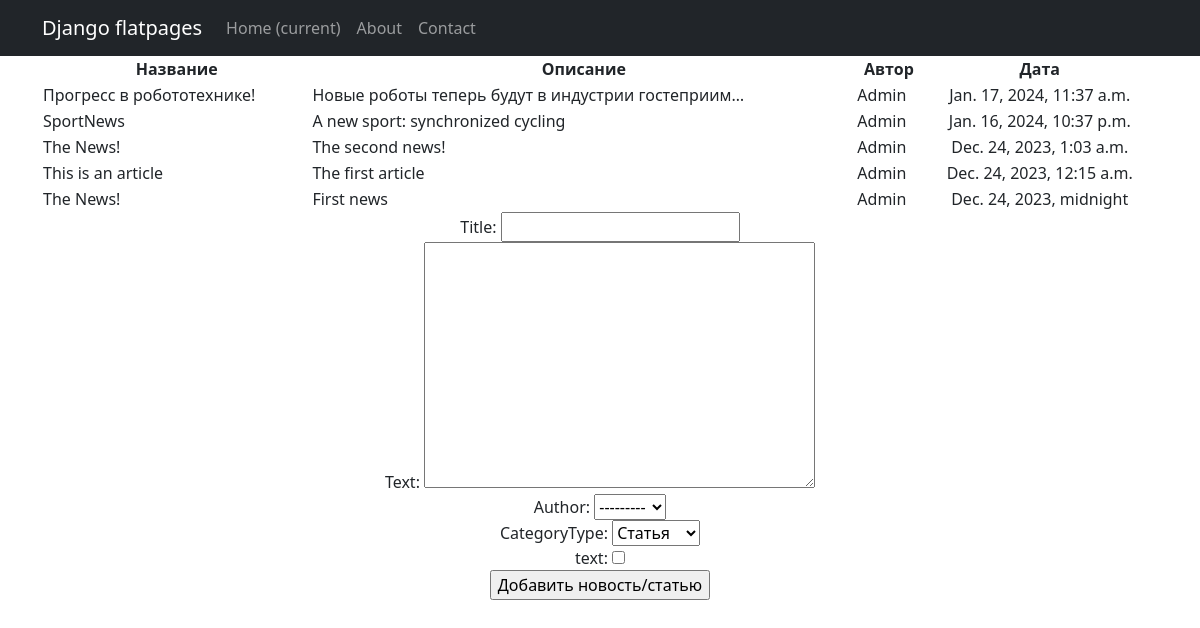
Page /news/add on the committed database.
### simpleapp/models.py (models this page shows, shortened)
class Post(models.Model):
    author = models.ForeignKey(Author, on_delete=models.CASCADE)
    NEWS = 'NW'
    ARTICLE = 'AR'
    CATEGORY_CHOICES = (
        (NEWS, 'Новость'),
        (ARTICLE, 'Статья'),
    )
    categoryType = models.CharField(max_length=2, choices=CATEGORY_CHOICES, default=ARTICLE)
    dateCreation = models.DateTimeField(auto_now_add=True)
    postCategory = models.ManyToManyField(Category, through='PostCategory')
    title = models.CharField(max_length=128)
    text = models.TextField()
    rating = models.SmallIntegerField(default=0)

class Author(models.Model):
    authorUser = models.OneToOneField(User, on_delete=models.CASCADE)
    ratingAuthor = models.SmallIntegerField(default=0)
    def __str__(self):
        return f'{self.authorUser.username}'

### simpleapp/views.py (the view, shortened to what this page needs)
# urls.py: path('add', PostAdd.as_view(), name='post_create'),
class PostAdd(CreateView):  # PermissionRequiredMixin
    model = Post
    template_name = 'add.html'
    context_object_name = 'add'
    queryset = Post.objects.order_by('-dateCreation')
    paginate_by = 10
    form_class = PostForm  # добавляем форм класс, чтобы получать доступ к форме через метод POST
    permission_required = ('news.add_post',)
    def get_context_data(self, **kwargs):
        context = super().get_context_data(**kwargs)
        context['time_now'] = datetime.utcnow()
        context['value1'] = None
        context['filter'] = PostFilter(self.request.GET, queryset=self.get_queryset())
        context['categories'] = Category.objects.all()
        context['authors'] = Author.objects.all()
        context['form'] = PostForm()
        return context

### simpleapp/forms.py
class PostForm(ModelForm):
    check_box = BooleanField(label='text')  # или же true-false поле
    class Meta:
        model = Post
        fields = ['title', 'text', 'author', 'categoryType', 'check_box']

### simpleapp/templatetags/custom_filters.py (called while the page is built)
@register.filter(name='Censor')
def Censor(value):
    Banned_List = ['idiot', 'stupid', 'donkey', 'Stupid', 'редиска', 'Редиска']
    sentence = value.split()
    for i in Banned_List:
        for words in sentence:
            if i in words:
                news = sentence.index(words)
                sentence.remove(words)
                sentence.insert(news, '*' * len(i))
    return " ".join(sentence)

### templates/add.html (shortened to what this page needs)
{% extends 'flatpages/default.html' %}
{% load custom_filters %}
{% block content %}
<table class="col-lg-12 text-center">
    <tr>
        <td>
            <b>Название</b>
        </td>
        <td>
            <b>Описание</b>
        </td>
        <td>
            <b>Автор</b>
        </td>
        <td>
            <b>Дата</b>
        </td>
    </tr>
    {% for new in filter.qs %}
    <tr>
        <td style="text-align: left">
            {{ new.title | Censor }}
        </td>
        <td style="text-align: left">
            {{ new.text | truncatechars:50 | Censor }}
        </td>
        <td style="text-align: left">
            {{ new.author }}
        </td>
        <td style="text-align: center">
            {{ new.dateCreation }}
        </td>
    </tr>
    {% endfor %}
</table>
<form method="POST">
    {{ form }}
    <input type="submit" value="Добавить новость/статью">
</form>
{% endblock content %}

### rows in the picture
Post: title|Censor "Прогресс в робототехнике!", text|Censor "Новые роботы теперь будут в индустрии гостеприим…", author "Admin", dateCreation "Jan. 17, 2024, 11:37 a.m."
Post: title|Censor "SportNews", text|Censor "A new sport: synchronized cycling", author "Admin", dateCreation "Jan. 16, 2024, 10:37 p.m."
Post: title|Censor "The News!", text|Censor "The second news!", author "Admin", dateCreation "Dec. 24, 2023, 1:03 a.m."
Post: title|Censor "This is an article", text|Censor "The first article", author "Admin", dateCreation "Dec. 24, 2023, 12:15 a.m."
Post: title|Censor "The News!", text|Censor "First news", author "Admin", dateCreation "Dec. 24, 2023, midnight"
